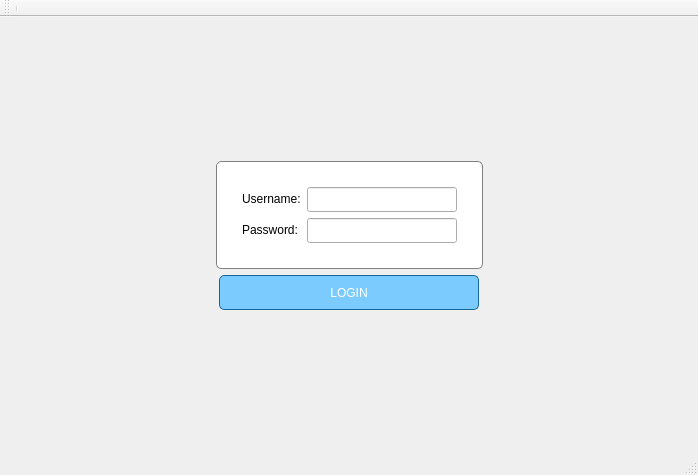
<?xml version="1.0" encoding="UTF-8"?>
<ui version="4.0">
 <class>MainWindow_login</class>
 <widget class="QMainWindow" name="MainWindow_login">
  <property name="geometry">
   <rect>
    <x>0</x>
    <y>0</y>
    <width>698</width>
    <height>475</height>
   </rect>
  </property>
  <property name="windowTitle">
   <string>MainWindow_login</string>
  </property>
  <property name="autoFillBackground">
   <bool>true</bool>
  </property>
  <property name="styleSheet">
   <string notr="true"/>
  </property>
  <widget class="QWidget" name="centralwidget">
   <layout class="QVBoxLayout" name="verticalLayout">
    <item>
     <spacer name="verticalSpacer">
      <property name="orientation">
       <enum>Qt::Vertical</enum>
      </property>
      <property name="sizeHint" stdset="0">
       <size>
        <width>20</width>
        <height>98</height>
       </size>
      </property>
     </spacer>
    </item>
    <item>
     <layout class="QHBoxLayout" name="horizontalLayout">
      <item>
       <spacer name="horizontalSpacer">
        <property name="orientation">
         <enum>Qt::Horizontal</enum>
        </property>
        <property name="sizeHint" stdset="0">
         <size>
          <width>40</width>
          <height>20</height>
         </size>
        </property>
       </spacer>
      </item>
      <item>
       <widget class="QFrame" name="formFrame">
        <property name="sizePolicy">
         <sizepolicy hsizetype="Fixed" vsizetype="Fixed">
          <horstretch>0</horstretch>
          <verstretch>0</verstretch>
         </sizepolicy>
        </property>
        <property name="styleSheet">
         <string notr="true">#formFrame
{
border: 1px solid grey;
border-radius: 5px;
background-color: white;
}</string>
        </property>
        <layout class="QFormLayout" name="formLayout">
         <property name="leftMargin">
          <number>25</number>
         </property>
         <property name="topMargin">
          <number>25</number>
         </property>
         <property name="rightMargin">
          <number>25</number>
         </property>
         <property name="bottomMargin">
          <number>25</number>
         </property>
         <item row="0" column="0">
          <widget class="QLabel" name="label_3">
           <property name="text">
            <string>Username:</string>
           </property>
          </widget>
         </item>
         <item row="0" column="1">
          <widget class="QLineEdit" name="lineEdit_2">
           <property name="minimumSize">
            <size>
             <width>150</width>
             <height>25</height>
            </size>
           </property>
          </widget>
         </item>
         <item row="1" column="1">
          <widget class="QLineEdit" name="lineEdit">
           <property name="minimumSize">
            <size>
             <width>150</width>
             <height>25</height>
            </size>
           </property>
          </widget>
         </item>
         <item row="1" column="0">
          <widget class="QLabel" name="label_4">
           <property name="text">
            <string>Password:</string>
           </property>
          </widget>
         </item>
        </layout>
       </widget>
      </item>
      <item>
       <spacer name="horizontalSpacer_2">
        <property name="orientation">
         <enum>Qt::Horizontal</enum>
        </property>
        <property name="sizeHint" stdset="0">
         <size>
          <width>40</width>
          <height>20</height>
         </size>
        </property>
       </spacer>
      </item>
     </layout>
    </item>
    <item>
     <layout class="QHBoxLayout" name="horizontalLayout_2">
      <item>
       <spacer name="horizontalSpacer_3">
        <property name="orientation">
         <enum>Qt::Horizontal</enum>
        </property>
        <property name="sizeHint" stdset="0">
         <size>
          <width>196</width>
          <height>17</height>
         </size>
        </property>
       </spacer>
      </item>
      <item>
       <widget class="QPushButton" name="pushButton">
        <property name="minimumSize">
         <size>
          <width>260</width>
          <height>35</height>
         </size>
        </property>
        <property name="styleSheet">
         <string notr="true">border: 1px solid rgb(24, 103, 155);
border-radius: 5px;
background-color: rgb(124, 203, 255);
color: white;</string>
        </property>
        <property name="text">
         <string>LOGIN</string>
        </property>
       </widget>
      </item>
      <item>
       <spacer name="horizontalSpacer_4">
        <property name="orientation">
         <enum>Qt::Horizontal</enum>
        </property>
        <property name="sizeHint" stdset="0">
         <size>
          <width>196</width>
          <height>17</height>
         </size>
        </property>
       </spacer>
      </item>
     </layout>
    </item>
    <item>
     <spacer name="verticalSpacer_2">
      <property name="orientation">
       <enum>Qt::Vertical</enum>
      </property>
      <property name="sizeHint" stdset="0">
       <size>
        <width>20</width>
        <height>97</height>
       </size>
      </property>
     </spacer>
    </item>
   </layout>
  </widget>
  <widget class="QMenuBar" name="menubar">
   <property name="geometry">
    <rect>
     <x>0</x>
     <y>0</y>
     <width>698</width>
     <height>22</height>
    </rect>
   </property>
  </widget>
  <widget class="QStatusBar" name="statusbar"/>
  <widget class="QToolBar" name="toolBar">
   <property name="windowTitle">
    <string>toolBar</string>
   </property>
   <attribute name="toolBarArea">
    <enum>TopToolBarArea</enum>
   </attribute>
   <attribute name="toolBarBreak">
    <bool>false</bool>
   </attribute>
   <addaction name="separator"/>
  </widget>
 </widget>
 <resources/>
 <connections/>
</ui>
